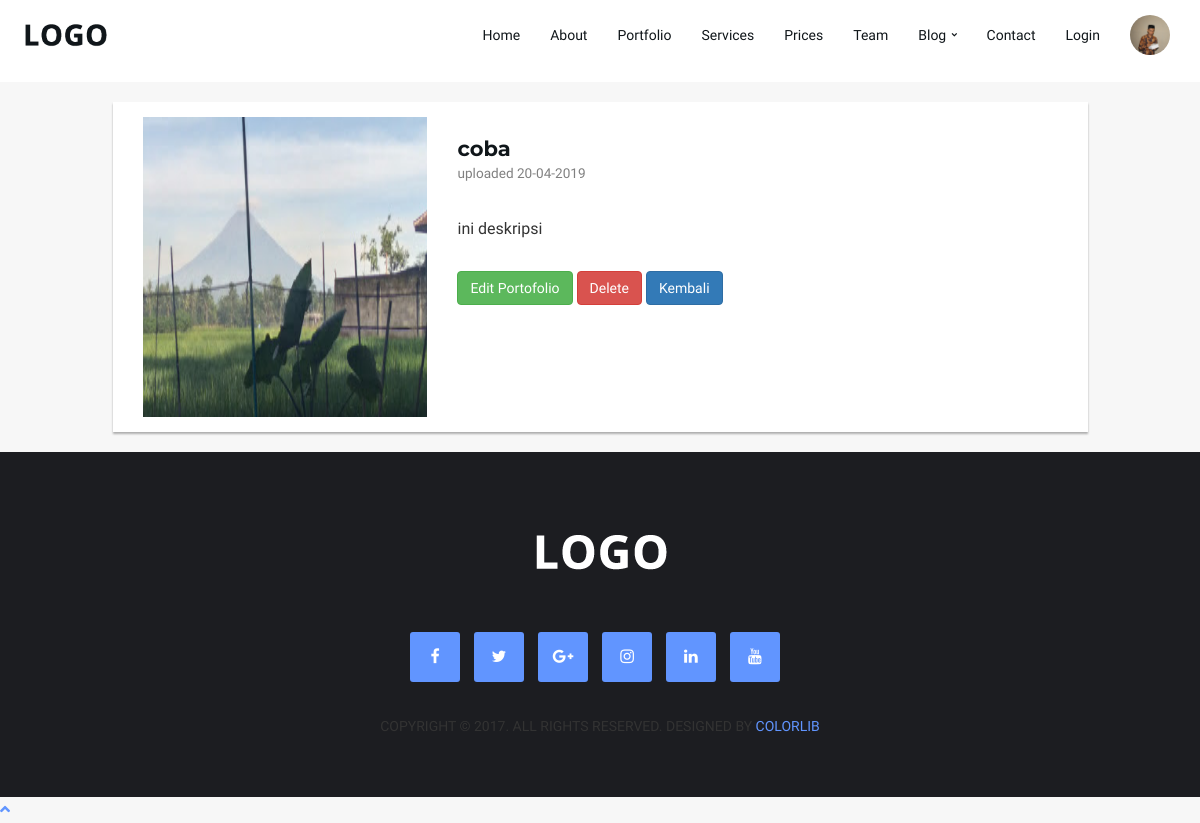
/detail-portofolio/PRT1904210001, run on the app's committed database.
### tables this page shows
CREATE TABLE `member` (
  `id_user` varchar(10) NOT NULL,
  `nama_member` varchar(30) NOT NULL,
  `gender_member` varchar(10) NOT NULL,
  `tempat_lahir` varchar(30) NOT NULL,
  `tanggal_lahir` date NOT NULL,
  `phone_member` varchar(15) NOT NULL,
  `alamat` text NOT NULL,
  `id_kel` char(10) NOT NULL,
  `id_kec` char(7) NOT NULL,
  `id_kab` char(4) NOT NULL,
  `id_prov` char(2) NOT NULL,
  `foto` varchar(255) NOT NULL,
  `deskripsi_member` text NOT NULL,
  `created_at` timestamp NOT NULL DEFAULT CURRENT_TIMESTAMP ON UPDATE CURRENT_TIMESTAMP,
  `modified_at` timestamp NULL DEFAULT CURRENT_TIMESTAMP
);

CREATE TABLE `portofolio` (
  `id_portofolio` varchar(13) NOT NULL,
  `id_user` varchar(10) NOT NULL,
  `judul` varchar(50) NOT NULL,
  `deskripsi` text NOT NULL,
  `foto` varchar(255) NOT NULL,
  `created_at` timestamp NOT NULL DEFAULT CURRENT_TIMESTAMP,
  `modified_at` timestamp NULL DEFAULT NULL
);

### application/controllers/Member.php (called while the page is built, shortened)
<?php
class Member extends CI_Controller
{
    public function __construct()
    {
        $this->load->model('Member_model');
    }
    public function detailPortofolio($idPortofolio)
    {
        $data['title'] = 'Bio Project';
        $data['member'] = $this->Member_model->getMember('id_user', '1');
        $data['portofolio'] = $this->Member_model->getPortofolio('id_portofolio', $idPortofolio);
        $this->load->view('partials/user/header', $data);
        $this->load->view('member/detail_portofolio', $data);
        $this->load->view('partials/user/footer');
    }
}

### index.php (called while the page is built, shortened)
<?php
require_once BASEPATH.'core/CodeIgniter.php';

### application/models/Member_model.php (called while the page is built, shortened)
<?php
class Member_model extends CI_Model
{
    public function getMember($key, $value)
    {
        $this->db->where([$key => $value]);
        $this->db->join('kecamatan', 'kecamatan.id_kec = member.id_kec');
        $this->db->join('kabupaten', 'kabupaten.id_kab = member.id_kab');
        $this->db->join('provinsi', 'provinsi.id_prov = member.id_prov');
        $this->db->from('member');
        $query = $this->db->get();
        return $query->row_array();
    }
    public function getPortofolio($key, $value)
    {
        $query = $this->db->get_where('portofolio', [$key => $value]);
        return $query->row_array();
    }
}

### application/views/member/detail_portofolio.php (the view)
<section id="detail-portofolio">
	<div class="container">
		<div class="row">
			<div class="col-md-10 col-md-offset-1 col-xs-10 col-xs-offset-1">
				<div class="row " style=" margin-top: 20px;margin-bottom: 20px; background-color: white; padding: 15px">
					<div class="col-md-4 text-center ">
						<img src="<?=base_url();?>assets/images/profile/<?=$portofolio['foto']?>"
							alt="<?=$portofolio['foto']?>" class="img-responsive img-portofolio"
							style="height:300px;">
					</div>
					<div class="col-md-7" style="">
						<h3><?=$portofolio['judul']?></h3>
						<small>uploaded <?= date('d-m-Y' , strtotime($portofolio['created_at']));?></small>
						<p><?=$portofolio['deskripsi']?></p>
						<a href="<?=base_url()?>edit-portofolio/<?= $portofolio['id_portofolio']?>"
							class="btn btn-success">Edit
							Portofolio</a>
						<a href="<?=base_url()?>delete-portofolio/<?= $portofolio['id_portofolio']?>"
							class="btn btn-danger"
							onclick="return confirm('Anda yakin ingin menghapus portofolio anda ?');">Delete</a>
						<a href="<?=base_url()?>member" class="btn btn-primary">Kembali</a>
					</div>
				</div>
			</div>
		</div>
	</div>
</section>

### application/views/partials/user/navbar.php (shortened to what this page needs)
<nav id="nav" class="navbar">
    <div class="container">
        <div class="navbar-header">
            <div class="navbar-brand">
                <a href="<?=base_url()?>home">
                    <img class="logo" src="<?=base_url()?>assets/images/logo.png" alt="logo">
                </a>
            </div>
        </div>
        <ul class="main-nav nav navbar-nav navbar-right">
            <li><a href="#home">Home</a></li>
            <li><a href="#about">About</a></li>
            <li><a href="#portfolio">Portfolio</a></li>
            <li><a href="#service">Services</a></li>
            <li><a href="#pricing">Prices</a></li>
            <li><a href="#team">Team</a></li>
            <li class="has-dropdown dropdown-arrow"><a href="#blog">Blog</a>
            </li>
            <li><a href="#contact">Contact</a></li>
            <li><a href="<?= base_url();?>login"> Login </a></li>
            <li class="has-dropdown">
                <a href="#" style="padding-top: 5px">
                    <img src="<?=base_url()?>assets/images/profile/<?= $member['foto'] ?>" alt="" class="img-circle"
                        width="40px">
                </a>
            </li>
        </ul>
    </div>
</nav>

### assets/css/style.css (style rules this page uses)
html, body { font-family: 'Varela Round', sans-serif; font-size: 16px; line-height: 1.6; overflow-x: hidden; background-color: #F7F7F7; }
h1, h2, h3, h4, h5, h6 { font-family: 'Montserrat', sans-serif; font-weight: 700; margin-top: 0px; margin-bottom: 20px; color: #10161A; }
h3 { font-size: 21px; }
a { color: #6195FF; text-decoration: none; -webkit-transition: 0.2s opacity; transition: 0.2s opacity; }
ul, ol { margin: 0; padding: 0; list-style: none }
.navbar-brand { padding: 0; }
.navbar-brand .logo, .navbar-brand .logo-alt { max-height: 50px; display: block; }
#nav { padding: 10px 0px; background: #FFF; -webkit-transition: 0.2s padding; transition: 0.2s padding; z-index: 999; }
#nav.navbar { border: none; border-radius: 0; margin-bottom: 0px; }
@media only screen and (min-width: 768px) { .main-nav li { padding: 0px 15px; } }
@media only screen and (min-width: 768px) { .main-nav li a { font-size: 14px; -webkit-transition: 0.2s color; transition: 0.2s color; } }
@media only screen and (min-width: 768px) { .main-nav>li>a { color: #10161A; padding: 15px 0px; } }
@media only screen and (min-width: 768px) { .main-nav>li>a:after { content: ""; display: block; background-color: #6195FF; height: 2px; width: 0%; -webkit-transition: 0.2s width; transition: 0.2s width; } }
@media only screen and (min-width: 768px) { .has-dropdown { position: relative; } }
@media only screen and (min-width: 768px) { .dropdown-arrow>a:before { font-family: 'FontAwesome'; content: "\f054"; font-size: 6px; margin-left: 6px; float: right; -webkit-transform: rotate(90deg); -ms-transform: rotate(90deg); transform: rotate(90deg); -webkit-transition: 0.2s transform; transition: 0.2s transform; } }
.img-portofolio { align-content: center; display: block; margin: auto; background-size: cover; text-align: center; position: relative; }
#detail-portofolio .col-md-10 .row { box-shadow: 0 2px 2px 0 rgba(0, 0, 0, 0.3); }
#detail-portofolio .col-md-7 { margin-top: 20px; text-align: center; }
#detail-portofolio .col-md-7 h3 { text-align: center; margin-bottom: 0px; }
#detail-portofolio .col-md-7 p { margin: 30px 0px; text-align: justify; }
#detail-portofolio .col-md-7 small { margin-top: 5px; color: grey; }
@media (min-width: 768px) { #detail-portofolio .col-md-7 { margin-top: 20px; text-align: left; } }
@media (min-width: 768px) { #detail-portofolio .col-md-7 h3 { text-align: left; margin-bottom: 0px; } }
@media (min-width: 768px) { #detail-portofolio .col-md-7 small { margin-top: 5px; color: grey; } }

### data on the page
member: foto (picture)
portofolio: foto (picture), judul "coba", created_at "20-04-2019", deskripsi "ini deskripsi"
